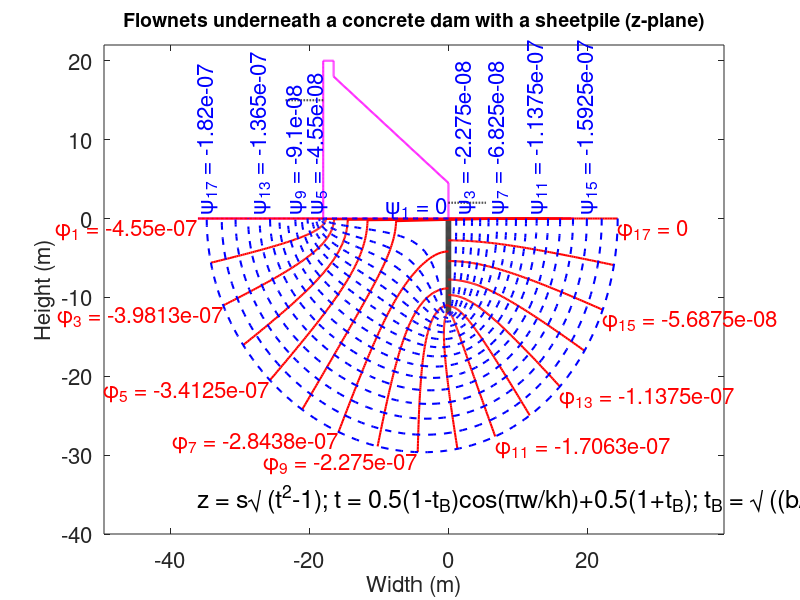

This figure's MATLAB source:
%=========================================================================
% MATLAB script file to draw the flownets of a concrete dam with vertical   
% sheetpile using the conformal mapping technique
%=========================================================================
% Prepared by SUBHADIP NASKAR, RESEARCH SCHOLAR, IIT GUWAHATI
%=========================================================================
clear all; clc; warning('off','all')
%=========================================================================
% INPUTS::
a1 = 20; 
a2 = 18; 
a3 = 4.5; 
b1 = 18; 
b2 = 1.5; 
h1 = 15; 
h2 = 2; 
s = 12;
k = 3.5*10^(-8);    % Coefficient of permeability (m/s)
fl = 17;            % Numbers of flow lines (odd number)
yf = 2.00;          % Depth factor
xf = 2.75;          % Width factor
%=========================================================================
% DERIVED PARAMETERS::
A = [-2*b1 0];
B = [-b1 0];
C = [0 0];
D = [0 -s];
F = [b1 0];
h = h1-h2;
%=========================================================================
% PLOT OF THE GIVEN EMBANKMENT DAM::
for i = 1:9
    if i == 1
        x1 = A(1); y1 = A(2); x2 = F(1); y2 = F(2);
    elseif i == 2
        x1 = B(1); y1 = B(2); x2 = B(1); y2 = a1;
    elseif i == 3
        x1 = B(1); y1 = a1; x2 = B(1)+b2; y2 = a1;
    elseif i == 4
        x1 = B(1)+b2; y1 = a1; x2 = B(1)+b2; y2 = a2;
    elseif i == 5
        x1 = B(1)+b2; y1 = a2; x2 = C(1); y2 = a3;
    elseif i == 6
        x1 = C(1); y1 = a3; x2 = C(1); y2 = C(2);
    elseif i == 7
        x1 = C(1); y1 = C(2); x2 = D(1); y2 = D(2);
    elseif i == 8
        x1 = B(1); y1 = h1; x2 = 1.3*B(1); y2 = h1;
    else
        x1 = C(1); y1 = h2; x2 = -0.3*B(1); y2 = h2;
    end
    if x1 ~= x2
        xx = linspace(x1,x2,200); 
        m = (y2-y1)/(x2-x1); 
        yy = m.*xx-m*x1+y1;
    else
        yy = linspace(y1,y2,200); 
        xx = x1*diag(eye(length(yy)))';
    end
    figure (1);
##    frame_h = get(handle(gcf),'JavaFrame');
##    set(frame_h,'Maximized',1); 
    xlim([-xf*b1 0.8*xf*b1]); 
    ylim([-yf*a1 1.1*a1]); 
    set(gca,'FontSize',16); hold on; box on;
    if i <= 6
        if i == 1
            leg1 = plot(xx,yy,'m','linewidth',1.5);
        else
            plot(xx,yy,'m','linewidth',1.5)
        end
    elseif i == 7
        leg2 = plot(xx,yy,'k','linewidth',4);
    else
        if i == 8
            leg3 = plot(xx,yy,'k--','linewidth',1.5);
        else
            plot(xx,yy,'k--','linewidth',1.5)
        end
    end
end
%=========================================================================
% FLOW LINES IN W-PLANE::
f = 0.4; 
ls = 100; 
x = linspace(-k*h,0,fl); 
y = linspace(0,-f*k*h,fl);
for ii = 1:fl
    % '||' to x-axis
    xx = linspace(0,-k*h,ls); 
    yx = y(ii)*diag(eye(ls)); 
    wx(ii,1:ls) = complex(xx,yx');
    % '||' to y-axis
    xy = x(ii)*diag(eye(ls)); 
    yy = linspace(0,f*k*h,ls); 
    wy(ii,1:ls) = complex(xy',yy); 
end
%=========================================================================
% FLOW LINES IN Z-PLANE::
tb = -sqrt(b1^2+s^2)/s;
tx = 0.5*(1-tb)*cos(pi.*wx/(k*h))+0.5*(1+tb);
ty = 0.5*(1-tb)*cos(pi.*wy/(k*h))+0.5*(1+tb);
zx = -s*sqrt(tx.^2-1); zy = s*sqrt(ty.^2-1);
zx(1,:) = complex(linspace(0,B(1),ls),0); 
zy(1,:) = complex(linspace(B(1),A(1),ls),0);
sz = size(zx);
for jj = 2:sz(1)
    for kk = 1:sz(2)
        if imag(zx(jj,kk)) >= 0
            zx(jj,kk) = -complex(real(zx(jj,kk)),imag(zx(jj,kk)));
        end
        if imag(zy(jj,kk)) >= 0
            zy(jj,kk) = -complex(real(zy(jj,kk)),imag(zy(jj,kk)));
        end
    end
end
for jj = 2:sz(1)
    for kk = 1:sz(2)
        rzy = real(zy(jj,kk)); 
        izy = imag(zy(jj,kk));
        zy(jj,kk) = complex(-rzy,izy);
    end
end
for ii = 1:fl
    leg4 = plot(real(zy(ii,:)),imag(zy(ii,:)),'r','linewidth',1.5);
end
for ii = 1:fl
    leg5 = plot(real(zx(ii,:)),imag(zx(ii,:)),'b--','linewidth',1.5);
end
xlabel('Width (m)','fontsize',16); 
ylabel('Height (m)','fontsize',16)
title('Flownets underneath a concrete dam with a sheetpile (z-plane)',...
    'fontsize',14)
##legend([leg1 leg2 leg3 leg4 leg5],{'Dam outline','Sheet pile',...
##    'Water level','Equipotential lines','Flow lines'},'Location',...
##    'northeast','fontsize',14);
for ii = 1:2:fl
    t1 = ['\phi_{',num2str(ii),'} = ',num2str(x(ii))]; 
    t2 = ['\psi_{',num2str(ii),'} = ',num2str(y(ii))];
    if ii <= (fl+1)/2
        xc1 = min(real(zy(ii,:))); yc1 = min(imag(zy(ii,:)));
        text(xc1,yc1,t1,'HorizontalAlignment','right',...
            'VerticalAlignment','top','Color','r','fontsize',16)
    else
        xc1 = max(real(zy(ii,:))); yc1 = min(imag(zy(ii,:)));
        text(xc1,yc1,t1,'HorizontalAlignment','left',...
            'VerticalAlignment','top','Color','r','fontsize',16)
    end
    if ii == 1
        text(0.5*B(1),0,t2,'HorizontalAlignment','left',...
            'VerticalAlignment','bottom','Color','b','fontsize',16)
    elseif mod((ii+1)/2,2) == 0
        xc2 = max(real(zx(ii,:)));
        h = text(xc2,0.5,t2,'HorizontalAlignment','left','Color','b',...
            'fontsize',16); 
        set(h,'Rotation',90);
    elseif mod((ii+1)/2,2) == 1
        xc2 = min(real(zx(ii,:)));
        h = text(xc2,0.5,t2,'HorizontalAlignment','left','Color','b',...
            'fontsize',16); 
        set(h,'Rotation',90);
    end
end
t3 = ['z = s\surd {(t^2-1)}; ']; 
t4 = ['t = 0.5(1-t_B)cos(\piw/kh)+0.5(1+t_B); ']; 
t5 = ['t_B = \surd ((b/s)^2+1)']; 
text(A(1),1.2*min(min(imag(zy))),[t3 t4 t5],'HorizontalAlignment',...
    'left','Color','k','fontsize',18)
%=========================================================================